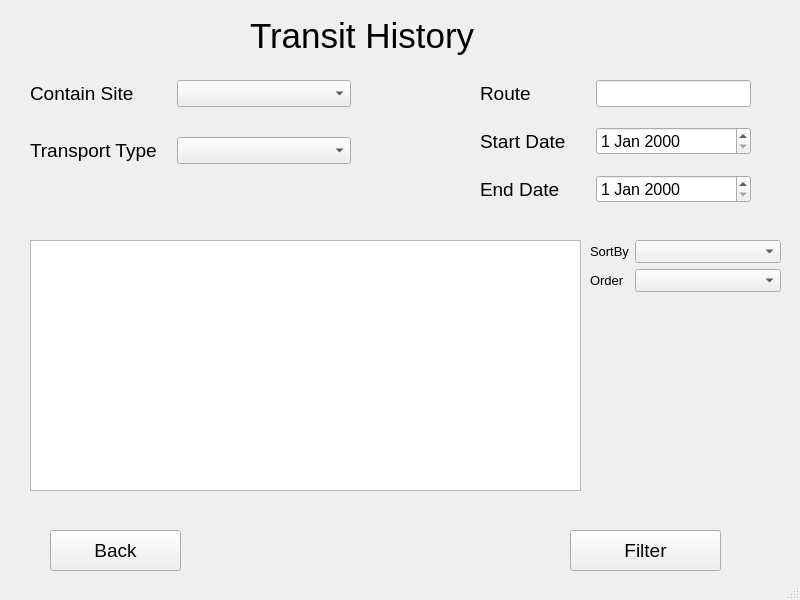
<?xml version="1.0" encoding="UTF-8"?>
<ui version="4.0">
 <class>user_transit_history</class>
 <widget class="QMainWindow" name="user_transit_history">
  <property name="geometry">
   <rect>
    <x>0</x>
    <y>0</y>
    <width>800</width>
    <height>600</height>
   </rect>
  </property>
  <property name="windowTitle">
   <string>User Transit History</string>
  </property>
  <widget class="QWidget" name="centralwidget">
   <widget class="QLabel" name="label">
    <property name="geometry">
     <rect>
      <x>250</x>
      <y>10</y>
      <width>271</width>
      <height>51</height>
     </rect>
    </property>
    <property name="font">
     <font>
      <pointsize>26</pointsize>
     </font>
    </property>
    <property name="text">
     <string>Transit History</string>
    </property>
   </widget>
   <widget class="QWidget" name="formLayoutWidget">
    <property name="geometry">
     <rect>
      <x>30</x>
      <y>80</y>
      <width>321</width>
      <height>111</height>
     </rect>
    </property>
    <layout class="QFormLayout" name="formLayout">
     <property name="horizontalSpacing">
      <number>20</number>
     </property>
     <property name="verticalSpacing">
      <number>30</number>
     </property>
     <item row="1" column="0">
      <widget class="QLabel" name="transportTypeLabel">
       <property name="font">
        <font>
         <pointsize>14</pointsize>
        </font>
       </property>
       <property name="text">
        <string>Transport Type</string>
       </property>
      </widget>
     </item>
     <item row="1" column="1">
      <widget class="QComboBox" name="transportTypeComboBox">
       <property name="font">
        <font>
         <pointsize>12</pointsize>
        </font>
       </property>
      </widget>
     </item>
     <item row="0" column="0">
      <widget class="QLabel" name="containSiteLabel">
       <property name="font">
        <font>
         <pointsize>14</pointsize>
        </font>
       </property>
       <property name="text">
        <string>Contain Site</string>
       </property>
      </widget>
     </item>
     <item row="0" column="1">
      <widget class="QComboBox" name="containSiteComboBox">
       <property name="font">
        <font>
         <pointsize>12</pointsize>
        </font>
       </property>
      </widget>
     </item>
    </layout>
   </widget>
   <widget class="QWidget" name="formLayoutWidget_2">
    <property name="geometry">
     <rect>
      <x>480</x>
      <y>80</y>
      <width>271</width>
      <height>125</height>
     </rect>
    </property>
    <layout class="QFormLayout" name="formLayout_2">
     <property name="horizontalSpacing">
      <number>30</number>
     </property>
     <property name="verticalSpacing">
      <number>20</number>
     </property>
     <item row="0" column="0">
      <widget class="QLabel" name="routeLabel">
       <property name="font">
        <font>
         <pointsize>14</pointsize>
        </font>
       </property>
       <property name="text">
        <string>Route</string>
       </property>
      </widget>
     </item>
     <item row="0" column="1">
      <widget class="QLineEdit" name="routeLineEdit">
       <property name="font">
        <font>
         <pointsize>12</pointsize>
        </font>
       </property>
      </widget>
     </item>
     <item row="1" column="0">
      <widget class="QLabel" name="startDateLabel">
       <property name="font">
        <font>
         <pointsize>14</pointsize>
        </font>
       </property>
       <property name="text">
        <string>Start Date</string>
       </property>
      </widget>
     </item>
     <item row="1" column="1">
      <widget class="QDateEdit" name="startDateDateEdit">
       <property name="font">
        <font>
         <pointsize>12</pointsize>
        </font>
       </property>
      </widget>
     </item>
     <item row="2" column="0">
      <widget class="QLabel" name="endDateLabel">
       <property name="font">
        <font>
         <pointsize>14</pointsize>
        </font>
       </property>
       <property name="text">
        <string>End Date</string>
       </property>
      </widget>
     </item>
     <item row="2" column="1">
      <widget class="QDateEdit" name="endDateDateEdit">
       <property name="font">
        <font>
         <pointsize>12</pointsize>
        </font>
       </property>
      </widget>
     </item>
    </layout>
   </widget>
   <widget class="QPushButton" name="filter_btn">
    <property name="geometry">
     <rect>
      <x>570</x>
      <y>530</y>
      <width>151</width>
      <height>41</height>
     </rect>
    </property>
    <property name="font">
     <font>
      <pointsize>14</pointsize>
     </font>
    </property>
    <property name="text">
     <string>Filter</string>
    </property>
   </widget>
   <widget class="QPushButton" name="back_btn">
    <property name="geometry">
     <rect>
      <x>50</x>
      <y>530</y>
      <width>131</width>
      <height>41</height>
     </rect>
    </property>
    <property name="font">
     <font>
      <pointsize>14</pointsize>
     </font>
    </property>
    <property name="text">
     <string>Back</string>
    </property>
   </widget>
   <widget class="QTableWidget" name="tableWidget">
    <property name="geometry">
     <rect>
      <x>30</x>
      <y>240</y>
      <width>551</width>
      <height>251</height>
     </rect>
    </property>
   </widget>
   <widget class="QWidget" name="formLayoutWidget_3">
    <property name="geometry">
     <rect>
      <x>590</x>
      <y>240</y>
      <width>191</width>
      <height>80</height>
     </rect>
    </property>
    <layout class="QFormLayout" name="formLayout_3">
     <item row="0" column="0">
      <widget class="QLabel" name="sortByLabel">
       <property name="font">
        <font>
         <pointsize>10</pointsize>
        </font>
       </property>
       <property name="text">
        <string>SortBy</string>
       </property>
      </widget>
     </item>
     <item row="0" column="1">
      <widget class="QComboBox" name="sortByComboBox">
       <property name="font">
        <font>
         <pointsize>10</pointsize>
        </font>
       </property>
      </widget>
     </item>
     <item row="1" column="0">
      <widget class="QLabel" name="orderLabel">
       <property name="font">
        <font>
         <pointsize>10</pointsize>
        </font>
       </property>
       <property name="text">
        <string>Order</string>
       </property>
      </widget>
     </item>
     <item row="1" column="1">
      <widget class="QComboBox" name="orderComboBox">
       <property name="font">
        <font>
         <pointsize>10</pointsize>
        </font>
       </property>
      </widget>
     </item>
    </layout>
   </widget>
  </widget>
  <widget class="QStatusBar" name="statusbar"/>
 </widget>
 <resources/>
 <connections/>
</ui>
